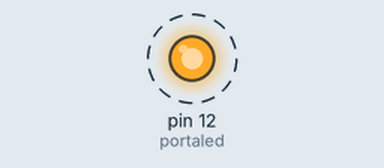
This sketch was run on a simulated Arduino Uno, built with avr-gcc and run on an emulated ATmega328P. Shown: output pins drawn as LEDs (lit = HIGH). Dashed ring = blinking.

Above: at 0.5 s.
Timing chart, 0 to 4.6 s (numbered marks = the images above):
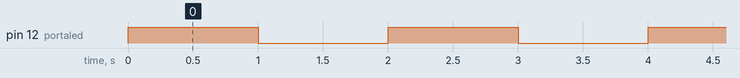

The sketch:

Pisca_LED.ino
```cpp
int portaled = 12;//Define o pino 12 como Led

void setup() {

 pinMode(portaled, OUTPUT);//Define a porta digital como sáida
}

void loop() {
 digitalWrite(portaled, HIGH);//Liga o Led
 delay(1000);//Espera 1 segundo
 digitalWrite(portaled, LOW);//Desliga o Led
 delay(1000);//Espera 1 segundo
}
```

Measured:
- by itself, pin 12 (portaled): alternates HIGH for 1.0 s and LOW for 1.0 s
